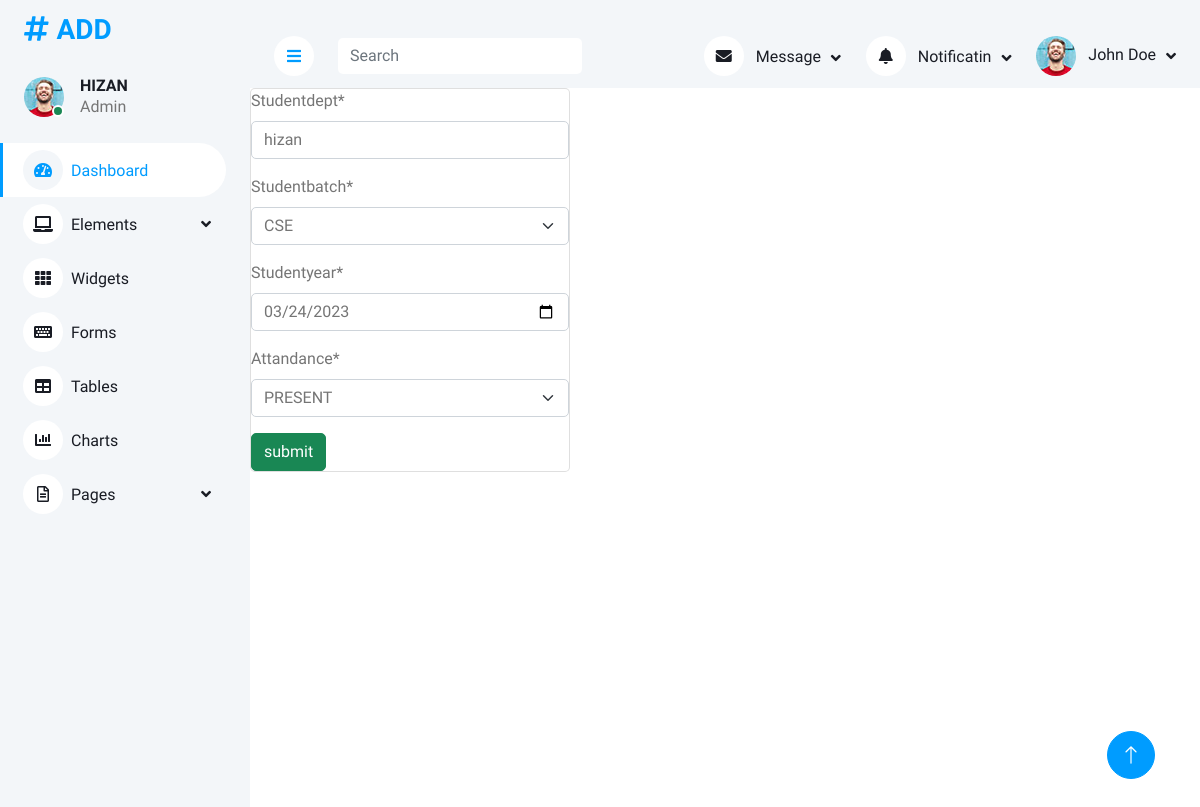
Page /update_attandance1/4/ on the committed database.
### app1/models.py (models this page shows, shortened)
class attandance(models.Model):
    studentdept=models.CharField(max_length=100)
    studentbatch=models.CharField(max_length=100)
    studentyear=models.DateField()
    attandance=models.CharField(max_length=100)

### app1/views.py (the view)
# urls.py: path('update_attandance1/<int:id>/', views.update_attandance1, name='update_attandance1'),
def update_attandance1(request,id):
    data=attandance.objects.get(id=id)
    form=attandanceform(instance=data)
    if request.method=='POST':
        form=attandanceform(request.POST,instance=data)
        if form.is_valid():
            form.save()
            return redirect('view_attandance1')
    return render (request,'update.html',{'form':form})

### app1/forms.py
class attandanceform(forms.ModelForm):
    studentyear= forms.DateField(widget=dateinput)
    attandance=forms.ChoiceField(choices=ATT)
    studentbatch=forms.ChoiceField(choices=BATCH)
    class Meta:
        model = attandance
        fields = '__all__'

### templates/update.html (shortened to what this page needs)
<!DOCTYPE html>
{% load static %}
{% load crispy_forms_tags %}
<html lang="en">
<head>
    <link href="https://cdnjs.cloudflare.com/ajax/libs/font-awesome/5.10.0/css/all.min.css" rel="stylesheet">
    <link href="https://cdn.jsdelivr.net/npm/bootstrap-icons@1.4.1/font/bootstrap-icons.css" rel="stylesheet">
    <link href="{% static '2ndstatic/lib/owlcarousel/assets/owl.carousel.min.css' %}" rel="stylesheet">
    <link href="{% static '2ndstatic/lib/tempusdominus/css/tempusdominus-bootstrap-4.min.css' %}" rel="stylesheet" />
    <link href="{% static '2ndstatic/css/bootstrap.min.css' %}" rel="stylesheet">
    <link href="{% static '2ndstatic/css/style.css' %}" rel="stylesheet">
</head>
<body>
        <div class="sidebar pe-4 pb-3">
            <nav class="navbar bg-light navbar-light">
                <a href="index.html" class="navbar-brand mx-4 mb-3">
                    <h3 class="text-primary"><i class="fa fa-hashtag me-2"></i>ADD <PAGE></PAGE></h3>
                </a>
                <div class="d-flex align-items-center ms-4 mb-4">
                    <div class="position-relative">
                        <img class="rounded-circle" src="{% static '2ndstatic/img/user.jpg' %}" alt="" style="width: 40px; height: 40px;">
                        <div class="bg-success rounded-circle border border-2 border-white position-absolute end-0 bottom-0 p-1"></div>
                    </div>
                    <div class="ms-3">
                        <h6 class="mb-0">HIZAN</h6>
                        <span>Admin</span>
                    </div>
                </div>
                <div class="navbar-nav w-100">
                    <a href="index.html" class="nav-item nav-link active"><i class="fa fa-tachometer-alt me-2"></i>Dashboard</a>
                    <div class="nav-item dropdown">
                        <a href="#" class="nav-link dropdown-toggle" data-bs-toggle="dropdown"><i class="fa fa-laptop me-2"></i>Elements</a>
                    </div>
                    <a href="widget.html" class="nav-item nav-link"><i class="fa fa-th me-2"></i>Widgets</a>
                    <a href="form.html" class="nav-item nav-link"><i class="fa fa-keyboard me-2"></i>Forms</a>
                    <a href="table.html" class="nav-item nav-link"><i class="fa fa-table me-2"></i>Tables</a>
                    <a href="chart.html" class="nav-item nav-link"><i class="fa fa-chart-bar me-2"></i>Charts</a>
                    <div class="nav-item dropdown">
                        <a href="#" class="nav-link dropdown-toggle" data-bs-toggle="dropdown"><i class="far fa-file-alt me-2"></i>Pages</a>
                    </div>
                </div>
            </nav>
        </div>
         Content Start
        <div class="content">
            <nav class="navbar navbar-expand bg-light navbar-light sticky-top px-4 py-0">
                <a href="#" class="sidebar-toggler flex-shrink-0">
                    <i class="fa fa-bars"></i>
                </a>
                <form class="d-none d-md-flex ms-4">
                    <input class="form-control border-0" type="search" placeholder="Search">
                </form>
                <div class="navbar-nav align-items-center ms-auto">
                    <div class="nav-item dropdown">
                        <a href="#" class="nav-link dropdown-toggle" data-bs-toggle="dropdown">
                            <i class="fa fa-envelope me-lg-2"></i>
                            <span class="d-none d-lg-inline-flex">Message</span>
                        </a>
                    </div>
                    <div class="nav-item dropdown">
                        <a href="#" class="nav-link dropdown-toggle" data-bs-toggle="dropdown">
                            <i class="fa fa-bell me-lg-2"></i>
                            <span class="d-none d-lg-inline-flex">Notificatin</span>
                        </a>
                    </div>
                    <div class="nav-item dropdown">
                        <a href="#" class="nav-link dropdown-toggle" data-bs-toggle="dropdown">
                            <img class="rounded-circle me-lg-2" src="{% static '2ndstatic/img/user.jpg' %}" alt="" style="width: 40px; height: 40px;">
                            <span class="d-none d-lg-inline-flex">John Doe</span>
                        </a>
                    </div>
                </div>
            </nav>
            <div class="card" style="width: 20rem; ">
    <form method="post">
    {{form|crispy}}
    <button class="btn btn-success"> submit</button>
</form>
</div>
        </div>
        <a href="#" class="btn btn-lg btn-primary btn-lg-square back-to-top"><i class="bi bi-arrow-up"></i></a>
</body>
</html>

### static/2ndstatic/css/style.css (style rules this page uses)
:root { --primary: #009CFF; --light: #F3F6F9; --dark: #191C24; }
.back-to-top { position: fixed; display: none; right: 45px; bottom: 45px; z-index: 99; }
.btn { transition: .5s; }
.btn.btn-primary { color: #FFFFFF; }
.btn-lg-square { width: 48px; height: 48px; }
.btn-square, .btn-sm-square, .btn-lg-square { padding: 0; display: inline-flex; align-items: center; justify-content: center; font-weight: normal; border-radius: 50px; }
.sidebar { position: fixed; top: 0; left: 0; bottom: 0; width: 250px; height: 100vh; overflow-y: auto; background: var(--light); transition: 0.5s; z-index: 999; }
.content { margin-left: 250px; min-height: 100vh; background: #FFFFFF; transition: 0.5s; }
@media (min-width: 992px) { .sidebar { margin-left: 0; } }
@media (min-width: 992px) { .content { width: calc(100% - 250px); } }
.sidebar .navbar .navbar-nav .nav-link { padding: 7px 20px; color: var(--dark); font-weight: 500; border-left: 3px solid var(--light); border-radius: 0 30px 30px 0; outline: none; }
.sidebar .navbar .navbar-nav .nav-link:hover, .sidebar .navbar .navbar-nav .nav-link.active { color: var(--primary); background: #FFFFFF; border-color: var(--primary); }
.sidebar .navbar .navbar-nav .nav-link i { width: 40px; height: 40px; display: inline-flex; align-items: center; justify-content: center; background: #FFFFFF; border-radius: 40px; }
.sidebar .navbar .navbar-nav .nav-link:hover i, .sidebar .navbar .navbar-nav .nav-link.active i { background: var(--light); }
.sidebar .navbar .dropdown-toggle::after { position: absolute; top: 15px; right: 15px; border: none; content: "\f107"; font-family: "Font Awesome 5 Free"; font-weight: 900; transition: .5s; }
.content .navbar .navbar-nav .nav-link { margin-left: 25px; padding: 12px 0; color: var(--dark); outline: none; }
.content .navbar .sidebar-toggler, .content .navbar .navbar-nav .nav-link i { width: 40px; height: 40px; display: inline-flex; align-items: center; justify-content: center; background: #FFFFFF; border-radius: 40px; }
.content .navbar .dropdown-toggle::after { margin-left: 6px; vertical-align: middle; border: none; content: "\f107"; font-family: "Font Awesome 5 Free"; font-weight: 900; transition: .5s; }

### rows in the picture
attandance: studentdept "hizan", studentbatch "CSE", studentyear "03/24/2023", attandance "PRESENT"
